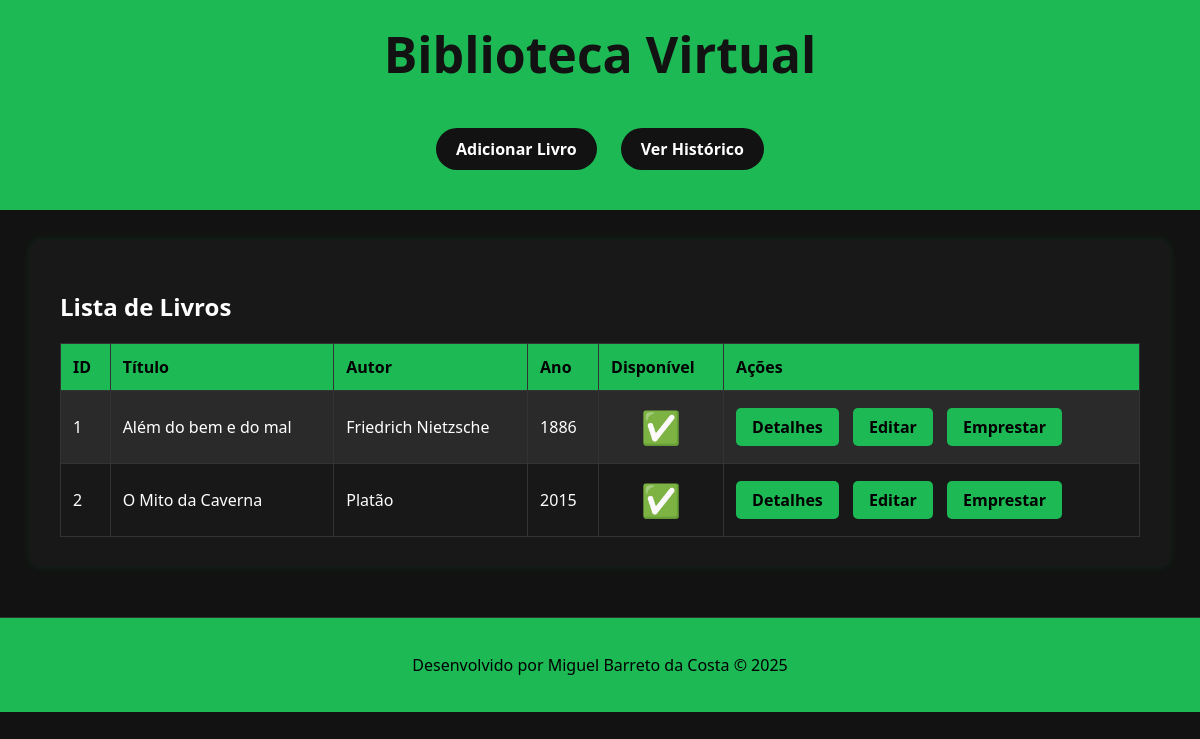
Before: / with the older database file.
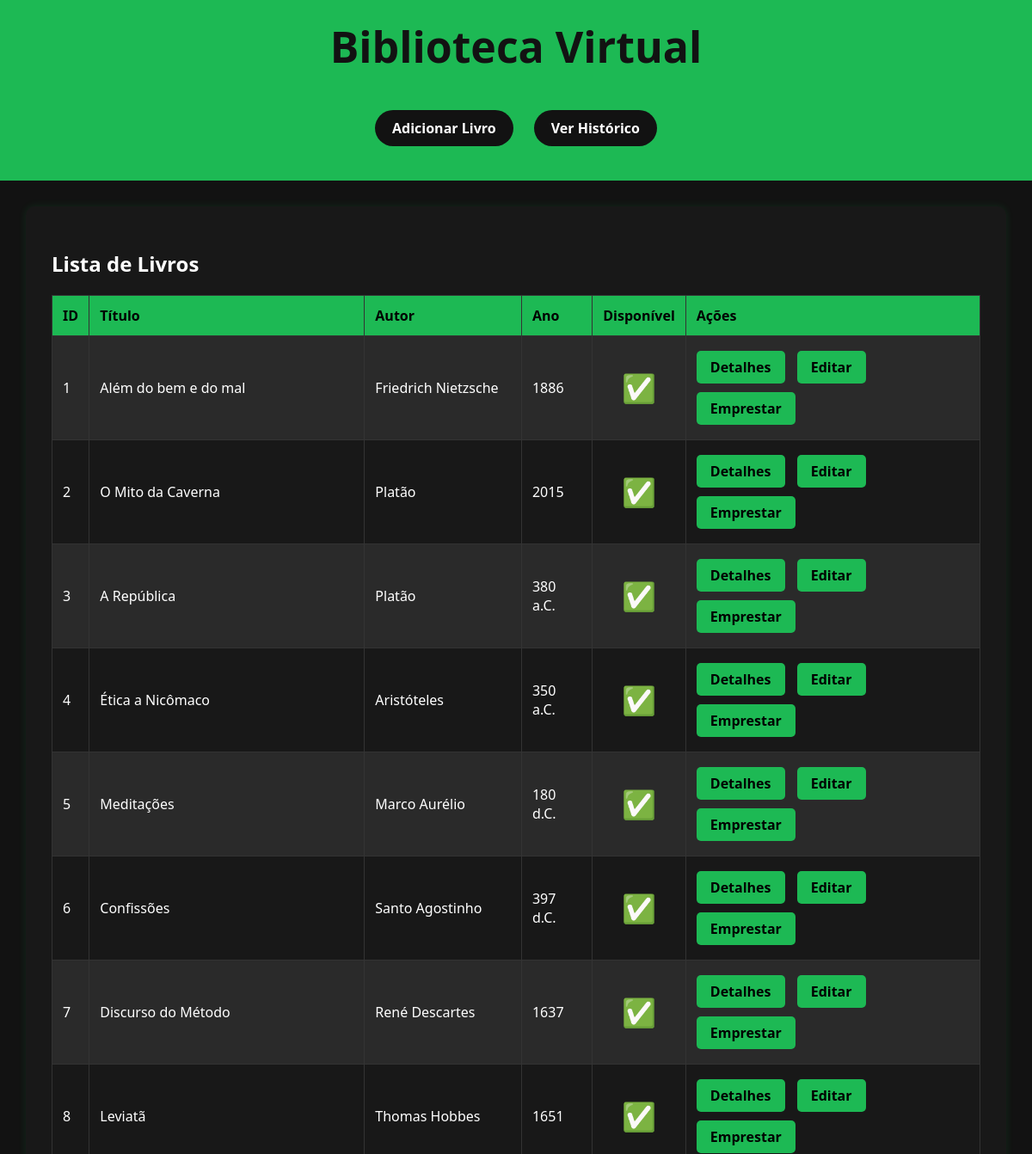
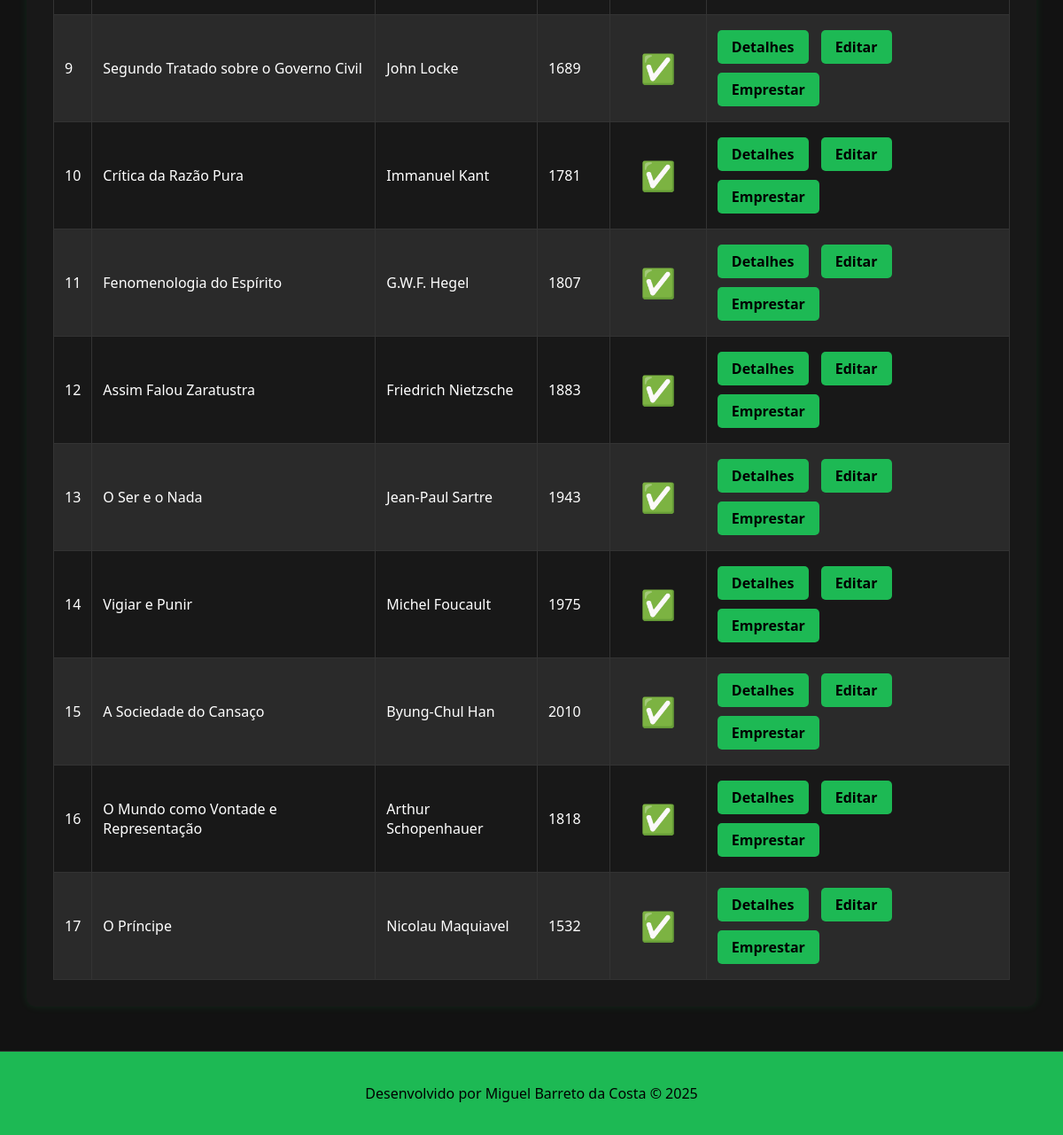
After: the same page with the newer database file (2 pictures, top to bottom).
### tables this page shows
CREATE TABLE livros (
            id INTEGER PRIMARY KEY AUTOINCREMENT,
            titulo TEXT NOT NULL,
            autor TEXT NOT NULL,
            ano TEXT NOT NULL,
            disponivel INTEGER NOT NULL DEFAULT 1
        );

### app.py (the view)
@app.route('/')
def index():
    livros = listar_livros()
    return render_template('index.html', livros=livros)

### db.py (called while the page is built)
def criar_conexao():
    return sqlite3.connect('biblioteca.db')

def listar_livros():
    conn = criar_conexao()
    cursor = conn.cursor()
    cursor.execute('SELECT * FROM livros')
    livros = cursor.fetchall()
    conn.close()
    return livros

### templates/index.html
{% extends "base.html" %}
{% block conteudo %}
<h2>Lista de Livros</h2>
<table>
    <tr>
        <th>ID</th>
        <th>Título</th>
        <th>Autor</th>
        <th>Ano</th>
        <th>Disponível</th>
        <th>Ações</th>
    </tr>
    {% for livro in livros %}
    <tr>
        <td>{{ livro[0] }}</td>
        <td>{{ livro[1] }}</td>
        <td>{{ livro[2] }}</td>
        <td>{{ livro[3] }}</td>
        <td class="disponivel">{{ '✅' if livro[4] else '❌' }}</td>
        <td>
            <a class="button-link" href="{{ url_for('detalhes', id=livro[0]) }}">Detalhes</a>
            <a class="button-link" href="{{ url_for('editar', id=livro[0]) }}">Editar</a>
            {% if livro[4] %}
            <a class="button-link" href="{{ url_for('emprestar_livro', id=livro[0]) }}">Emprestar</a>
            {% else %}
            <a class="button-link" href="{{ url_for('devolver_livro', id=livro[0]) }}">Devolver</a>
            {% endif %}
        </td>
    </tr>
    {% endfor %}
</table>
{% endblock %}

### templates/base.html (shortened to what this page needs)
<!DOCTYPE html>
<html lang="pt-br">
<head>
    <link rel="stylesheet" href="{{ url_for('static', filename='styles.css') }}">
</head>
<body>
    <header>
        <a href="{{ url_for('index') }}" class="titulo">Biblioteca Virtual</a>
        <nav>
            <a href="{{ url_for('adicionar') }}">Adicionar Livro</a>
            <a href="{{ url_for('ver_historico') }}">Ver Histórico</a>
        </nav>
    </header>
    <main>
        {% block conteudo %}{% endblock %}
    </main>
    <footer>
        <p>Desenvolvido por Miguel Barreto da Costa © 2025</p>
    </footer>
</body>
</html>

### static/styles.css (style rules this page uses)
body { margin: 0; padding: 0; font-family: 'Segoe UI', sans-serif; background-color: #121212; color: #ffffff; }
header { background-color: #1DB954; padding: 20px; text-align: center; }
.titulo { color: #121212; text-decoration: none; padding: 10px 20px; margin: 0px 10px; font-weight: bold; font-size: 50px; }
.disponivel { text-align: center; font-size: 32px }
nav { margin-top: 50px; margin-bottom: 30px; }
nav a { color: #fff; background-color: #121212; text-decoration: none; padding: 10px 20px; margin: 0px 10px; border-radius: 25px; font-weight: bold; transition: background-color 0.3s; }
main { max-width: 1080px; margin: 30px auto; background-color: #181818; padding: 30px; border-radius: 10px; box-shadow: 0 0 10px rgba(0, 255, 100, 0.1); }
table { width: 100%; height: auto; border-collapse: collapse; margin-top: 20px; }
table, th, td { border: 1px solid #333; }
th, td { padding: 12px; text-align: left; }
th { background-color: #1DB954; color: #000; }
tr:nth-child(even) { background-color: #2a2a2a; }
a.button-link { display: inline-block; margin: 5px 10px 5px 0; padding: 8px 16px; background-color: #1DB954; color: #000; text-decoration: none; border-radius: 5px; font-weight: bold; }
footer { text-align: center; padding: 20px; background-color: #1DB954; color: #000; margin-top: 50px; border-top: 1px solid #333; }

Changed rows visible on the page:
added livros: id "3", titulo "A República", autor "Platão", ano "380 a.C.", disponivel "✅"
added livros: id "4", titulo "Ética a Nicômaco", autor "Aristóteles", ano "350 a.C.", disponivel "✅"
added livros: id "5", titulo "Meditações", autor "Marco Aurélio", ano "180 d.C.", disponivel "✅"
added livros: id "6", titulo "Confissões", autor "Santo Agostinho", ano "397 d.C.", disponivel "✅"
added livros: id "7", titulo "Discurso do Método", autor "René Descartes", ano "1637", disponivel "✅"
added livros: id "8", titulo "Leviatã", autor "Thomas Hobbes", ano "1651", disponivel "✅"
added livros: id "9", titulo "Segundo Tratado sobre o Governo Civil", autor "John Locke", ano "1689", disponivel "✅"
added livros: id "10", titulo "Crítica da Razão Pura", autor "Immanuel Kant", ano "1781", disponivel "✅"
added livros: id "11", titulo "Fenomenologia do Espírito", autor "G.W.F. Hegel", ano "1807", disponivel "✅"
added livros: id "12", titulo "Assim Falou Zaratustra", autor "Friedrich Nietzsche", ano "1883", disponivel "✅"
added livros: id "13", titulo "O Ser e o Nada", autor "Jean-Paul Sartre", ano "1943", disponivel "✅"
added livros: id "14", titulo "Vigiar e Punir", autor "Michel Foucault", ano "1975", disponivel "✅"
added livros: id "15", titulo "A Sociedade do Cansaço", autor "Byung-Chul Han", ano "2010", disponivel "✅"
added livros: id "16", titulo "O Mundo como Vontade e Representação", autor "Arthur Schopenhauer", ano "1818", disponivel "✅"
added livros: id "17", titulo "O Príncipe", autor "Nicolau Maquiavel", ano "1532", disponivel "✅"
